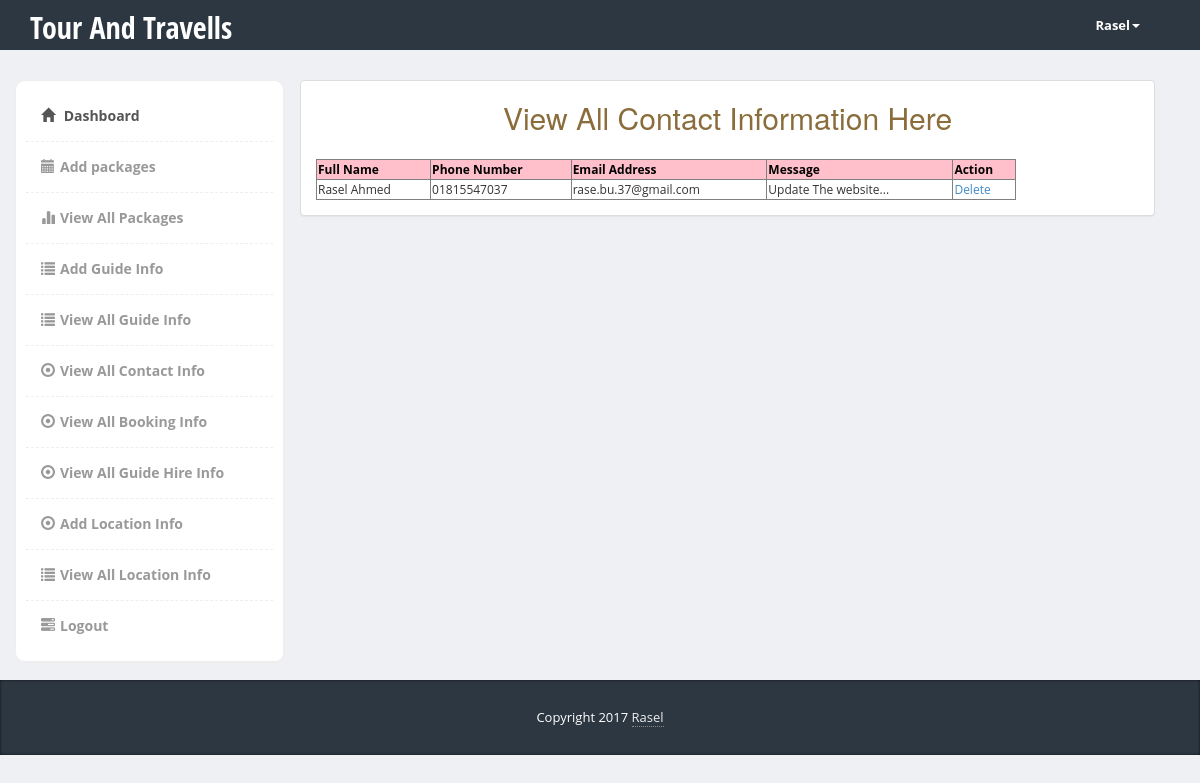
The app's page /admin/view-contact.php (signed in) with its own data.
### tables this page shows
CREATE TABLE `contacts` (
  `id` int(10) NOT NULL,
  `full_name` varchar(100) NOT NULL,
  `phone_number` varchar(100) NOT NULL,
  `email_address` varchar(100) NOT NULL,
  `message` text NOT NULL
);

### classes/Travel.php (called while the page is built, shortened)
<?php
Class Travel{
	protected $link;
	public function __construct(){
		$this->link=mysqli_connect('localhost','root','','db_travel');
	}
	public function getAllContactInfo(){
		 $sql = "SELECT * FROM contacts";
	  if(mysqli_query($this->link,$sql)){
		 $queryResult=mysqli_query($this->link,$sql);
		  return $queryResult;
	  }else{
		  die('Query Problem'.mysqli_error($this->link));
	  }
	  }
}
?>

### admin/view-contact.php (the view, shortened to what this page needs)
<?php
require_once '../classes/Travel.php';
$travel=new Travel();
$queryResult=$travel->getAllContactInfo();
?>
<!DOCTYPE html>
<html>
  <head>
    <link href="bootstrap/css/bootstrap.min.css" rel="stylesheet">
    <link href="css/styles.css" rel="stylesheet">
  </head>
  <body>
  	<div class="header">
	     <div class="container">
	        <div class="row">
	           <div class="col-md-5">
	              <div class="logo">
	                 <h1><a href="index.php">Tour And Travells</a></h1>
	              </div>
	           </div>
	           <div class="col-md-2">
	              <div class="navbar navbar-inverse" role="banner">
	                  <nav class="collapse navbar-collapse bs-navbar-collapse navbar-right" role="navigation">
	                    <ul class="nav navbar-nav">
	                      <li class="dropdown">
	                        <a href="#" class="dropdown-toggle" data-toggle="dropdown">Rasel<b class="caret"></b></a>
	                      </li>
	                    </ul>
	                  </nav>
	              </div>
	           </div>
	        </div>
	     </div>
	</div>
    <div class="page-content">
    	<div class="row">
		  <div class="col-md-3" style="height:600px;">
		  	<div class="sidebar content-box" style="display: block;">
                <ul class="nav">
                     <li class="current"><a href="dashboard.php"><i class="glyphicon glyphicon-home"></i> Dashboard</a></li>
                    <li><a href="add-package.php"><i class="glyphicon glyphicon-calendar"></i>Add packages</a></li>
                    <li><a href="manage-package.php"><i class="glyphicon glyphicon-stats"></i>View All Packages</a></li>
	                 <li><a href="add-guide.php"><i class="glyphicon glyphicon-list"></i>Add Guide Info</a></li>
                    <li><a href="manage-guide.php"><i class="glyphicon glyphicon-list"></i>View All Guide Info</a></li>
                    <li><a href="view-contact.php"><i class="glyphicon glyphicon-record"></i>View All Contact Info</a></li>
					<li><a href="view-booking.php"><i class="glyphicon glyphicon-record"></i>View All Booking Info</a></li>
					<li><a href="view-guidehire.php"><i class="glyphicon glyphicon-record"></i>View All Guide Hire Info</a></li>
					<li><a href="add-location.php"><i class="glyphicon glyphicon-record"></i>Add Location Info</a></li>
					<li><a href="manage-location.php"><i class="glyphicon glyphicon-list"></i>View All Location Info</a></li>
                    <li><a href="?logout=true"><i class="glyphicon glyphicon-tasks"></i>Logout</a></li>
                </ul>
             </div>
		  </div>
		  <div class="container">
		  <div class="col-md-9">
		  	<div class="row">
 <div class="panel panel-default">
                   <h2 class="text-center text-warning">View All Contact Information Here</h2>
                        <div class="panel-body">
<table border="1" style="width:700px;">
<tr Style="color:#000;background:pink;">
<th>Full Name</th>
<th>Phone Number</th>
<th>Email Address</th>
<th>Message</th>
<th>Action</th>
</tr>
<?php while($contactInfo=mysqli_fetch_assoc($queryResult)){ ?>
<tr>
<td><?php echo $contactInfo['full_name'];?></td>
<td><?php echo $contactInfo['phone_number'];?></td>
<td><?php echo $contactInfo['email_address'];?></td>
<td><?php echo $contactInfo['message'];?></td>
<td>
<a href="?a=b&id=<?php echo $contactInfo['id'];?>" onclick="return confirm('Are You Sure You Want To Delete This.')">Delete</a>
</td>
</tr>
<?php }?>
</table>
</div>
</div>
			</div>
		  </div>
		</div>
    </div>
</div>
    <footer>
         <div class="container">
            <div class="copy text-center">
               Copyright 2017 <a href='#'>Rasel</a>
            </div>
         </div>
      </footer>
  </body>
</html>

### admin/css/styles.css (style rules this page uses)
body { font-family: 'Open Sans', sans-serif; background-color: #f7f7f7; position: relative; margin: 0px; font-size: 12px; padding: 0px; }
.page-content > .row { margin-left: 0px !important; margin-right: 0px !important; margin-top: 30px; }
footer { background-color:#2c3742; box-shadow:inset 0px 0px 3px #111; color:#fff; font-size:14px; line-height:25px; padding:10px 0px 10px 0px; bottom: 0px; }
footer a { color:#eee; text-decoration:none; border-bottom:1px dotted #888; }
footer .copy { font-size:13px; margin:15px 0px; }
.header { height:50px; background-color: #2c3742; }
.header .logo h1 { font-size:30px; margin:0px; padding:10px 0px; }
.header .logo h1 a { color:#fff; font-family: 'Open Sans Condensed', sans-serif; }
.header .navbar * { box-shadow:none !important; }
.header .navbar { background:none !important; border:0px !important; }
.header .navbar .nav > li > a { color:#fff !important; font-size:13px !important; border-bottom:0px !important; margin-top:0px !important; font-weight:bold; }
.header .navbar-collapse { border:0px !important; }
.header .navbar-nav .caret { border-top-color:#fff !important; border-bottom-color:#fff !important; }
.content-box, .content-box-large { margin-bottom:30px; background:#fff; border-radius:10px; padding:10px; border-left:1px solid #eee; border-top:1px solid #eee; border-right:2px solid #eee; border-bottom:2px solid #eee; }
.sidebar ul.nav, .sidebar ul.nav ul { list-style: none; padding: 0px; margin: 0px; }
.sidebar .nav > li { margin: 0; border-bottom:1px dashed #eee; }
.sidebar .nav > li:last-child { border-bottom:0px; }
.sidebar .nav > li > a { font-size: 14px; line-height: 20px; padding: 15px 15px; color: #999; display: block; font-weight:bold; background:none; text-decoration: none; border-top:0px; font-weight:bold; }
.sidebar .nav > li > a > i { margin-right:5px; }
.sidebar .nav li a:hover, .sidebar .nav li.current > a { background: #fff; color: #555; border-bottom:0px; }
body { background-color: #eff0f3; }
.panel-body { clear:both; }

### records on screen
contacts: full_name "Rasel Ahmed", phone_number "01815547037", email_address "rase.bu.37@gmail.com", message "Update The website..."
